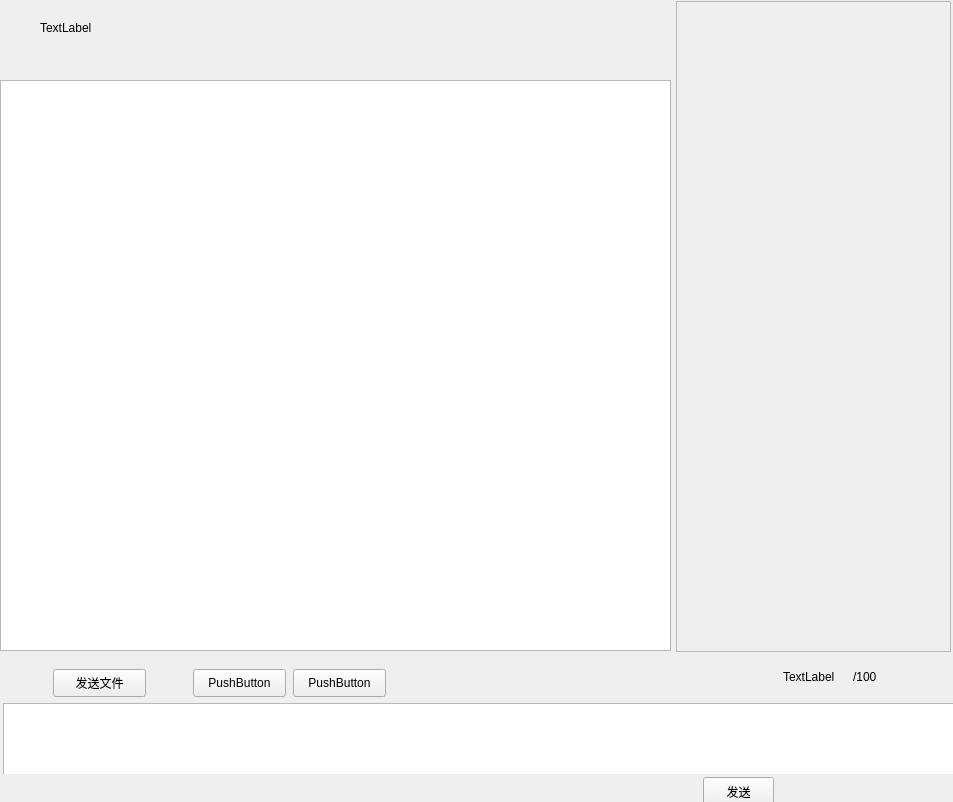
<?xml version="1.0" encoding="UTF-8"?>
<ui version="4.0">
 <class>GroupChatDlg</class>
 <widget class="QWidget" name="GroupChatDlg">
  <property name="geometry">
   <rect>
    <x>0</x>
    <y>0</y>
    <width>953</width>
    <height>802</height>
   </rect>
  </property>
  <property name="minimumSize">
   <size>
    <width>953</width>
    <height>802</height>
   </size>
  </property>
  <property name="windowTitle">
   <string>Form</string>
  </property>
  <widget class="QWidget" name="">
   <layout class="QVBoxLayout" name="verticalLayout_3">
    <property name="spacing">
     <number>0</number>
    </property>
    <item>
     <widget class="QWidget" name="widget" native="true">
      <property name="minimumSize">
       <size>
        <width>671</width>
        <height>80</height>
       </size>
      </property>
      <property name="maximumSize">
       <size>
        <width>16777215</width>
        <height>80</height>
       </size>
      </property>
      <widget class="QLabel" name="lb_name">
       <property name="geometry">
        <rect>
         <x>40</x>
         <y>20</y>
         <width>68</width>
         <height>15</height>
        </rect>
       </property>
       <property name="text">
        <string>TextLabel</string>
       </property>
      </widget>
     </widget>
    </item>
    <item>
     <widget class="QWidget" name="widget_6" native="true">
      <property name="minimumSize">
       <size>
        <width>671</width>
        <height>571</height>
       </size>
      </property>
      <layout class="QHBoxLayout" name="horizontalLayout" stretch="0,0">
       <property name="spacing">
        <number>0</number>
       </property>
       <property name="leftMargin">
        <number>0</number>
       </property>
       <property name="topMargin">
        <number>0</number>
       </property>
       <property name="rightMargin">
        <number>0</number>
       </property>
       <property name="bottomMargin">
        <number>0</number>
       </property>
       <item>
        <widget class="QTextBrowser" name="tb_chat">
         <property name="minimumSize">
          <size>
           <width>401</width>
           <height>571</height>
          </size>
         </property>
        </widget>
       </item>
       <item>
        <widget class="QScrollArea" name="sa_File">
         <property name="minimumSize">
          <size>
           <width>0</width>
           <height>571</height>
          </size>
         </property>
         <property name="maximumSize">
          <size>
           <width>0</width>
           <height>16777215</height>
          </size>
         </property>
         <property name="widgetResizable">
          <bool>true</bool>
         </property>
         <widget class="QWidget" name="scrollAreaWidgetContents">
          <property name="geometry">
           <rect>
            <x>0</x>
            <y>0</y>
            <width>16</width>
            <height>548</height>
           </rect>
          </property>
          <widget class="QWidget" name="wid_file" native="true">
           <property name="geometry">
            <rect>
             <x>0</x>
             <y>0</y>
             <width>245</width>
             <height>16</height>
            </rect>
           </property>
           <property name="minimumSize">
            <size>
             <width>245</width>
             <height>0</height>
            </size>
           </property>
           <property name="maximumSize">
            <size>
             <width>249</width>
             <height>16777215</height>
            </size>
           </property>
          </widget>
         </widget>
        </widget>
       </item>
      </layout>
     </widget>
    </item>
   </layout>
  </widget>
  <widget class="QWidget" name="widget_5" native="true">
   <property name="geometry">
    <rect>
     <x>676</x>
     <y>1</y>
     <width>275</width>
     <height>651</height>
    </rect>
   </property>
   <property name="minimumSize">
    <size>
     <width>275</width>
     <height>651</height>
    </size>
   </property>
   <property name="maximumSize">
    <size>
     <width>99999</width>
     <height>16777215</height>
    </size>
   </property>
   <layout class="QVBoxLayout" name="verticalLayout">
    <property name="spacing">
     <number>0</number>
    </property>
    <property name="leftMargin">
     <number>0</number>
    </property>
    <property name="topMargin">
     <number>0</number>
    </property>
    <property name="rightMargin">
     <number>0</number>
    </property>
    <property name="bottomMargin">
     <number>0</number>
    </property>
    <item>
     <widget class="QScrollArea" name="scrollArea">
      <property name="minimumSize">
       <size>
        <width>0</width>
        <height>0</height>
       </size>
      </property>
      <property name="widgetResizable">
       <bool>true</bool>
      </property>
      <widget class="QWidget" name="scrollAreaWidgetContents_2">
       <property name="geometry">
        <rect>
         <x>0</x>
         <y>0</y>
         <width>273</width>
         <height>649</height>
        </rect>
       </property>
       <layout class="QVBoxLayout" name="verticalLayout_2">
        <property name="spacing">
         <number>0</number>
        </property>
        <property name="leftMargin">
         <number>0</number>
        </property>
        <property name="topMargin">
         <number>0</number>
        </property>
        <property name="rightMargin">
         <number>0</number>
        </property>
        <property name="bottomMargin">
         <number>0</number>
        </property>
        <item>
         <widget class="QWidget" name="wid_userList" native="true">
          <property name="minimumSize">
           <size>
            <width>270</width>
            <height>0</height>
           </size>
          </property>
         </widget>
        </item>
        <item>
         <spacer name="verticalSpacer_2">
          <property name="orientation">
           <enum>Qt::Vertical</enum>
          </property>
          <property name="sizeHint" stdset="0">
           <size>
            <width>20</width>
            <height>638</height>
           </size>
          </property>
         </spacer>
        </item>
       </layout>
      </widget>
     </widget>
    </item>
   </layout>
  </widget>
  <widget class="QWidget" name="">
   <property name="geometry">
    <rect>
     <x>3</x>
     <y>656</y>
     <width>953</width>
     <height>157</height>
    </rect>
   </property>
   <layout class="QVBoxLayout" name="verticalLayout_4">
    <property name="spacing">
     <number>0</number>
    </property>
    <item>
     <widget class="QWidget" name="widget_2" native="true">
      <property name="minimumSize">
       <size>
        <width>951</width>
        <height>41</height>
       </size>
      </property>
      <property name="maximumSize">
       <size>
        <width>16777215</width>
        <height>41</height>
       </size>
      </property>
      <widget class="QPushButton" name="pb_sendFile">
       <property name="geometry">
        <rect>
         <x>50</x>
         <y>10</y>
         <width>93</width>
         <height>28</height>
        </rect>
       </property>
       <property name="text">
        <string>发送文件</string>
       </property>
      </widget>
      <widget class="QPushButton" name="pushButton">
       <property name="geometry">
        <rect>
         <x>190</x>
         <y>10</y>
         <width>93</width>
         <height>28</height>
        </rect>
       </property>
       <property name="text">
        <string>PushButton</string>
       </property>
      </widget>
      <widget class="QPushButton" name="pushButton_2">
       <property name="geometry">
        <rect>
         <x>290</x>
         <y>10</y>
         <width>93</width>
         <height>28</height>
        </rect>
       </property>
       <property name="text">
        <string>PushButton</string>
       </property>
      </widget>
      <widget class="QLabel" name="label">
       <property name="geometry">
        <rect>
         <x>780</x>
         <y>10</y>
         <width>68</width>
         <height>15</height>
        </rect>
       </property>
       <property name="text">
        <string>TextLabel</string>
       </property>
      </widget>
      <widget class="QLabel" name="label_2">
       <property name="geometry">
        <rect>
         <x>850</x>
         <y>10</y>
         <width>68</width>
         <height>15</height>
        </rect>
       </property>
       <property name="text">
        <string>/100</string>
       </property>
      </widget>
     </widget>
    </item>
    <item>
     <widget class="QWidget" name="widget_3" native="true">
      <property name="minimumSize">
       <size>
        <width>801</width>
        <height>71</height>
       </size>
      </property>
      <property name="maximumSize">
       <size>
        <width>16777215</width>
        <height>71</height>
       </size>
      </property>
      <widget class="QTextEdit" name="te_msg">
       <property name="geometry">
        <rect>
         <x>0</x>
         <y>0</y>
         <width>951</width>
         <height>81</height>
        </rect>
       </property>
       <property name="minimumSize">
        <size>
         <width>651</width>
         <height>81</height>
        </size>
       </property>
       <property name="maximumSize">
        <size>
         <width>16777215</width>
         <height>81</height>
        </size>
       </property>
      </widget>
     </widget>
    </item>
    <item>
     <widget class="QWidget" name="widget_4" native="true">
      <property name="minimumSize">
       <size>
        <width>801</width>
        <height>31</height>
       </size>
      </property>
      <property name="maximumSize">
       <size>
        <width>16777215</width>
        <height>31</height>
       </size>
      </property>
      <widget class="QPushButton" name="pb_send">
       <property name="geometry">
        <rect>
         <x>700</x>
         <y>0</y>
         <width>71</width>
         <height>30</height>
        </rect>
       </property>
       <property name="text">
        <string>发送</string>
       </property>
      </widget>
     </widget>
    </item>
   </layout>
  </widget>
 </widget>
 <resources/>
 <connections/>
</ui>
